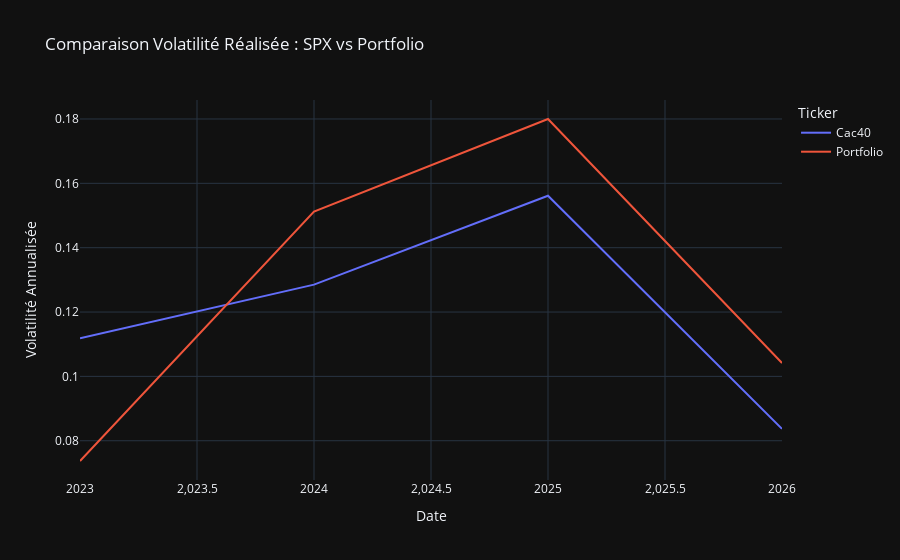

Notebook code for this chart:
### Code cell
df2 = final[["Date", "Cac40", "Money"]].copy()
df2["Portfolio"] = df2["Money"]
df2.drop(columns="Money", inplace=True)
df2["Date"] = pd.to_datetime(df2["Date"], dayfirst=True)
df2.set_index("Date", inplace=True)

daily_returns = df2.pct_change()
vol_df = daily_returns.groupby(daily_returns.index.year).std() * np.sqrt(252)
print(vol_df)

fig = px.line(vol_df, x=vol_df.index, y=vol_df.columns,
              labels={"value": "Volatilité Annualisée", "index": "Année"},
              title="Comparaison Volatilité Réalisée : SPX vs Portfolio")

fig.show()

### Figure 1 — Plotly figure (JSON) as saved in the notebook; plotly's stock layout.template omitted (floating-point values rounded to 4 significant figures)
{"data": [{"hovertemplate": "Ticker=Cac40<br>Date=%{x}<br>Volatilité Annualisée=%{y}<extra></extra>", "legendgroup": "Cac40", "line": {"color": "#636efa", "dash": "solid"}, "marker": {"symbol": "circle"}, "mode": "lines", "name": "Cac40", "orientation": "v", "showlegend": true, "x": [2023, 2024, 2025, 2026], "xaxis": "x", "y": [0.1118, 0.1285, 0.1561, 0.08369], "yaxis": "y", "type": "scatter"}, {"hovertemplate": "Ticker=Portfolio<br>Date=%{x}<br>Volatilité Annualisée=%{y}<extra></extra>", "legendgroup": "Portfolio", "line": {"color": "#EF553B", "dash": "solid"}, "marker": {"symbol": "circle"}, "mode": "lines", "name": "Portfolio", "orientation": "v", "showlegend": true, "x": [2023, 2024, 2025, 2026], "xaxis": "x", "y": [0.0737, 0.1512, 0.18, 0.1042], "yaxis": "y", "type": "scatter"}], "layout": {"xaxis": {"anchor": "y", "domain": [0.0, 1.0], "title": {"text": "Date"}}, "yaxis": {"anchor": "x", "domain": [0.0, 1.0], "title": {"text": "Volatilité Annualisée"}}, "legend": {"title": {"text": "Ticker"}, "tracegroupgap": 0}, "title": {"text": "Comparaison Volatilité Réalisée : SPX vs Portfolio"}}}
